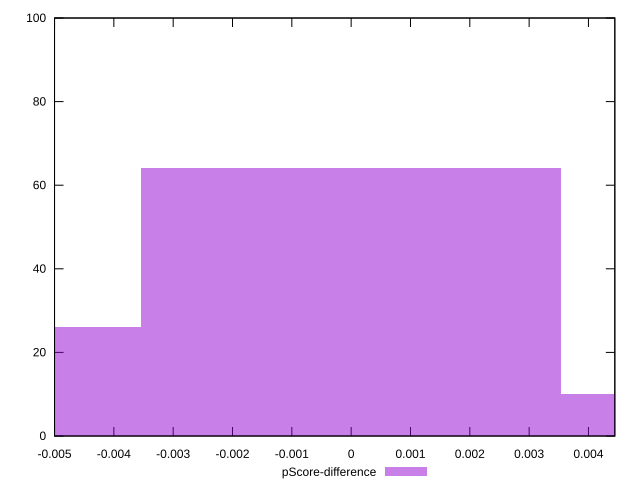

Source code (gnuplot):
reset

$pScoreDifference <<EOF
0.007078845688168195 10
0 64
-0.007078845688168195 26
EOF

set key outside below
set boxwidth 0.007078845688168195
set xrange [-0.0050000000000000044:0.004444444444444473]
set yrange [0:100]
set trange [0:100]
set style fill transparent solid 0.5 noborder
set terminal svg size 640, 490 enhanced background rgb 'white'
set output "report_00018_2021-02-10T15-25-16.877Z/render-blocking-resources/samples/pages+cached+noadtech+nomedia/pScore-difference/histogram.svg"

plot $pScoreDifference title "pScore-difference" with boxes

reset
